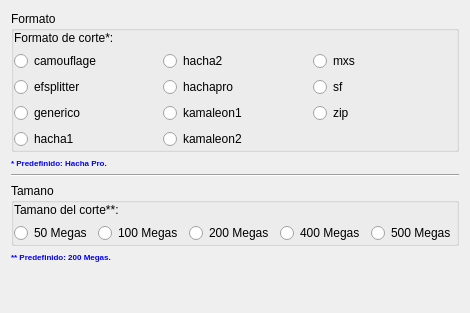
     <widget class="QWidget" name="tab_2">
      <attribute name="icon">
       <iconset resource="recoverdrake.qrc">
        <normaloff>:/Imagenes/pegar.png</normaloff>:/Imagenes/pegar.png</iconset>
      </attribute>
      <attribute name="title">
       <string>Cortar archivos</string>
      </attribute>
      <layout class="QGridLayout" name="gridLayout_22">
       <item row="2" column="0">
        <layout class="QFormLayout" name="formLayout_3">
         <item row="1" column="0">
          <widget class="QLabel" name="label_6">
           <property name="palette">
            <palette>
             <active>
              <colorrole role="Button">
               <brush brushstyle="SolidPattern">
                <color alpha="255">
                 <red>170</red>
                 <green>170</green>
                 <blue>127</blue>
                </color>
               </brush>
              </colorrole>
              <colorrole role="Text">
               <brush brushstyle="SolidPattern">
                <color alpha="255">
                 <red>0</red>
                 <green>0</green>
                 <blue>255</blue>
                </color>
               </brush>
              </colorrole>
              <colorrole role="Base">
               <brush brushstyle="SolidPattern">
                <color alpha="255">
                 <red>170</red>
                 <green>170</green>
                 <blue>127</blue>
                </color>
               </brush>
              </colorrole>
              <colorrole role="Window">
               <brush brushstyle="SolidPattern">
                <color alpha="255">
                 <red>170</red>
                 <green>170</green>
                 <blue>127</blue>
                </color>
               </brush>
              </colorrole>
             </active>
             <inactive>
              <colorrole role="Button">
               <brush brushstyle="SolidPattern">
                <color alpha="255">
                 <red>170</red>
                 <green>170</green>
                 <blue>127</blue>
                </color>
               </brush>
              </colorrole>
              <colorrole role="Text">
               <brush brushstyle="SolidPattern">
                <color alpha="255">
                 <red>0</red>
                 <green>0</green>
                 <blue>255</blue>
                </color>
               </brush>
              </colorrole>
              <colorrole role="Base">
               <brush brushstyle="SolidPattern">
                <color alpha="255">
                 <red>170</red>
                 <green>170</green>
                 <blue>127</blue>
                </color>
               </brush>
              </colorrole>
              <colorrole role="Window">
               <brush brushstyle="SolidPattern">
                <color alpha="255">
                 <red>170</red>
                 <green>170</green>
                 <blue>127</blue>
                </color>
               </brush>
              </colorrole>
             </inactive>
             <disabled>
              <colorrole role="Button">
               <brush brushstyle="SolidPattern">
                <color alpha="255">
                 <red>170</red>
                 <green>170</green>
                 <blue>127</blue>
                </color>
               </brush>
              </colorrole>
              <colorrole role="Text">
               <brush brushstyle="SolidPattern">
                <color alpha="255">
                 <red>120</red>
                 <green>122</green>
                 <blue>124</blue>
                </color>
               </brush>
              </colorrole>
              <colorrole role="Base">
               <brush brushstyle="SolidPattern">
                <color alpha="255">
                 <red>170</red>
                 <green>170</green>
                 <blue>127</blue>
                </color>
               </brush>
              </colorrole>
              <colorrole role="Window">
               <brush brushstyle="SolidPattern">
                <color alpha="255">
                 <red>170</red>
                 <green>170</green>
                 <blue>127</blue>
                </color>
               </brush>
              </colorrole>
             </disabled>
            </palette>
           </property>
           <property name="font">
            <font>
             <pointsize>6</pointsize>
             <weight>75</weight>
             <bold>true</bold>
            </font>
           </property>
           <property name="text">
            <string>&lt;!DOCTYPE HTML PUBLIC &quot;-//W3C//DTD HTML 4.0//EN&quot; &quot;http://www.w3.org/TR/REC-html40/strict.dtd&quot;&gt;
&lt;html&gt;&lt;head&gt;&lt;meta name=&quot;qrichtext&quot; content=&quot;1&quot; /&gt;&lt;style type=&quot;text/css&quot;&gt;
p, li { white-space: pre-wrap; }
&lt;/style&gt;&lt;/head&gt;&lt;body style=&quot; font-family:'Sans Serif'; font-size:6pt; font-weight:600; font-style:normal;&quot;&gt;
&lt;p style=&quot; margin-top:0px; margin-bottom:0px; margin-left:0px; margin-right:0px; -qt-block-indent:0; text-indent:0px;&quot;&gt;&lt;span style=&quot; color:#0000ff;&quot;&gt;** Predefinido: 200 Megas.&lt;/span&gt;&lt;/p&gt;&lt;/body&gt;&lt;/html&gt;</string>
           </property>
          </widget>
         </item>
         <item row="0" column="0" colspan="2">
          <widget class="QGroupBox" name="groupBox_5">
           <property name="title">
            <string>Tamano</string>
           </property>
           <layout class="QGridLayout" name="gridLayout_24">
            <property name="leftMargin">
             <number>0</number>
            </property>
            <property name="topMargin">
             <number>0</number>
            </property>
            <property name="rightMargin">
             <number>0</number>
            </property>
            <property name="bottomMargin">
             <number>0</number>
            </property>
            <item row="0" column="0" colspan="2">
             <widget class="QLabel" name="label_5">
              <property name="text">
               <string>Tamano del corte**:</string>
              </property>
             </widget>
            </item>
            <item row="1" column="0">
             <widget class="QRadioButton" name="radioButton_22">
              <property name="text">
               <string>50 Megas</string>
              </property>
             </widget>
            </item>
            <item row="1" column="1">
             <widget class="QRadioButton" name="radioButton_32">
              <property name="text">
               <string>100 Megas</string>
              </property>
             </widget>
            </item>
            <item row="1" column="2">
             <widget class="QRadioButton" name="radioButton_33">
              <property name="text">
               <string>200 Megas</string>
              </property>
             </widget>
            </item>
            <item row="1" column="3">
             <widget class="QRadioButton" name="radioButton_34">
              <property name="text">
               <string>400 Megas</string>
              </property>
             </widget>
            </item>
            <item row="1" column="4">
             <widget class="QRadioButton" name="radioButton_35">
              <property name="text">
               <string>500 Megas</string>
              </property>
             </widget>
            </item>
           </layout>
          </widget>
         </item>
        </layout>
       </item>
       <item row="0" column="0">
        <layout class="QGridLayout" name="gridLayout_29">
         <item row="0" column="0">
          <widget class="QGroupBox" name="groupBox_4">
           <property name="title">
            <string>Formato</string>
           </property>
           <layout class="QGridLayout" name="gridLayout_23">
            <property name="leftMargin">
             <number>0</number>
            </property>
            <property name="topMargin">
             <number>0</number>
            </property>
            <property name="rightMargin">
             <number>0</number>
            </property>
            <property name="bottomMargin">
             <number>0</number>
            </property>
            <item row="0" column="0">
             <widget class="QLabel" name="label_4">
              <property name="text">
               <string>Formato de corte*:</string>
              </property>
             </widget>
            </item>
            <item row="1" column="0">
             <widget class="QRadioButton" name="radioButton_20">
              <property name="text">
               <string>camouflage</string>
              </property>
             </widget>
            </item>
            <item row="2" column="0">
             <widget class="QRadioButton" name="radioButton_21">
              <property name="text">
               <string>efsplitter</string>
              </property>
             </widget>
            </item>
            <item row="3" column="0">
             <widget class="QRadioButton" name="radioButton_23">
              <property name="text">
               <string>generico</string>
              </property>
             </widget>
            </item>
            <item row="4" column="0">
             <widget class="QRadioButton" name="radioButton_24">
              <property name="text">
               <string>hacha1</string>
              </property>
             </widget>
            </item>
            <item row="1" column="1">
             <widget class="QRadioButton" name="radioButton_25">
              <property name="text">
               <string>hacha2</string>
              </property>
             </widget>
            </item>
            <item row="2" column="1">
             <widget class="QRadioButton" name="radioButton_26">
              <property name="text">
               <string>hachapro</string>
              </property>
             </widget>
            </item>
            <item row="3" column="1">
             <widget class="QRadioButton" name="radioButton_30">
              <property name="text">
               <string>kamaleon1</string>
              </property>
             </widget>
            </item>
            <item row="4" column="1">
             <widget class="QRadioButton" name="radioButton_31">
              <property name="text">
               <string>kamaleon2</string>
              </property>
             </widget>
            </item>
            <item row="1" column="2">
             <widget class="QRadioButton" name="radioButton_27">
              <property name="text">
               <string>mxs</string>
              </property>
             </widget>
            </item>
            <item row="2" column="2">
             <widget class="QRadioButton" name="radioButton_28">
              <property name="text">
               <string>sf</string>
              </property>
             </widget>
            </item>
            <item row="3" column="2">
             <widget class="QRadioButton" name="radioButton_29">
              <property name="text">
               <string>zip</string>
              </property>
             </widget>
            </item>
           </layout>
          </widget>
         </item>
         <item row="1" column="0">
          <widget class="QLabel" name="label_3">
           <property name="palette">
            <palette>
             <active>
              <colorrole role="Button">
               <brush brushstyle="SolidPattern">
                <color alpha="255">
                 <red>170</red>
                 <green>170</green>
                 <blue>127</blue>
                </color>
               </brush>
              </colorrole>
              <colorrole role="Text">
               <brush brushstyle="SolidPattern">
                <color alpha="255">
                 <red>0</red>
                 <green>0</green>
                 <blue>255</blue>
                </color>
               </brush>
              </colorrole>
              <colorrole role="Base">
               <brush brushstyle="SolidPattern">
                <color alpha="255">
                 <red>170</red>
                 <green>170</green>
                 <blue>127</blue>
                </color>
               </brush>
              </colorrole>
              <colorrole role="Window">
               <brush brushstyle="SolidPattern">
                <color alpha="255">
                 <red>170</red>
                 <green>170</green>
                 <blue>127</blue>
                </color>
               </brush>
              </colorrole>
             </active>
             <inactive>
              <colorrole role="Button">
               <brush brushstyle="SolidPattern">
                <color alpha="255">
                 <red>170</red>
                 <green>170</green>
                 <blue>127</blue>
                </color>
               </brush>
              </colorrole>
              <colorrole role="Text">
               <brush brushstyle="SolidPattern">
                <color alpha="255">
                 <red>0</red>
                 <green>0</green>
                 <blue>255</blue>
                </color>
               </brush>
              </colorrole>
              <colorrole role="Base">
               <brush brushstyle="SolidPattern">
                <color alpha="255">
                 <red>170</red>
                 <green>170</green>
                 <blue>127</blue>
                </color>
               </brush>
              </colorrole>
              <colorrole role="Window">
               <brush brushstyle="SolidPattern">
                <color alpha="255">
                 <red>170</red>
                 <green>170</green>
                 <blue>127</blue>
                </color>
               </brush>
              </colorrole>
             </inactive>
             <disabled>
              <colorrole role="Button">
               <brush brushstyle="SolidPattern">
                <color alpha="255">
                 <red>170</red>
                 <green>170</green>
                 <blue>127</blue>
                </color>
               </brush>
              </colorrole>
              <colorrole role="Text">
               <brush brushstyle="SolidPattern">
                <color alpha="255">
                 <red>120</red>
                 <green>122</green>
                 <blue>124</blue>
                </color>
               </brush>
              </colorrole>
              <colorrole role="Base">
               <brush brushstyle="SolidPattern">
                <color alpha="255">
                 <red>170</red>
                 <green>170</green>
                 <blue>127</blue>
                </color>
               </brush>
              </colorrole>
              <colorrole role="Window">
               <brush brushstyle="SolidPattern">
                <color alpha="255">
                 <red>170</red>
                 <green>170</green>
                 <blue>127</blue>
                </color>
               </brush>
              </colorrole>
             </disabled>
            </palette>
           </property>
           <property name="font">
            <font>
             <pointsize>6</pointsize>
             <weight>75</weight>
             <bold>true</bold>
            </font>
           </property>
           <property name="text">
            <string>&lt;!DOCTYPE HTML PUBLIC &quot;-//W3C//DTD HTML 4.0//EN&quot; &quot;http://www.w3.org/TR/REC-html40/strict.dtd&quot;&gt;
&lt;html&gt;&lt;head&gt;&lt;meta name=&quot;qrichtext&quot; content=&quot;1&quot; /&gt;&lt;style type=&quot;text/css&quot;&gt;
p, li { white-space: pre-wrap; }
&lt;/style&gt;&lt;/head&gt;&lt;body style=&quot; font-family:'Sans Serif'; font-size:6pt; font-weight:600; font-style:normal;&quot;&gt;
&lt;p style=&quot; margin-top:0px; margin-bottom:0px; margin-left:0px; margin-right:0px; -qt-block-indent:0; text-indent:0px;&quot;&gt;&lt;span style=&quot; color:#0000ff;&quot;&gt;* Predefinido: Hacha Pro.&lt;/span&gt;&lt;/p&gt;&lt;/body&gt;&lt;/html&gt;</string>
           </property>
          </widget>
         </item>
        </layout>
       </item>
       <item row="1" column="0">
        <widget class="Line" name="line_9">
         <property name="orientation">
          <enum>Qt::Horizontal</enum>
         </property>
        </widget>
       </item>
       <item row="3" column="0">
        <spacer name="verticalSpacer_4">
         <property name="orientation">
          <enum>Qt::Vertical</enum>
         </property>
         <property name="sizeHint" stdset="0">
          <size>
           <width>20</width>
           <height>40</height>
          </size>
         </property>
        </spacer>
       </item>
      </layout>
     </widget>
